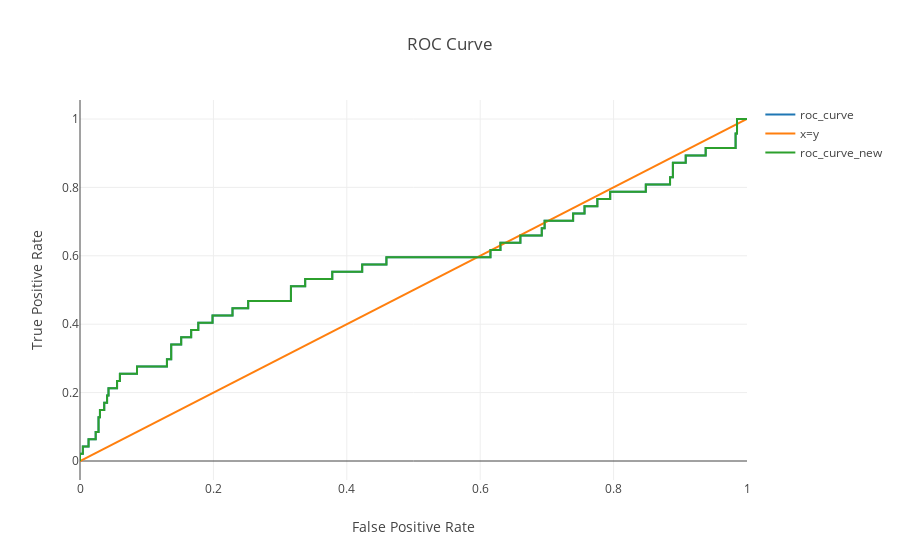

Notebook cell for this chart:
### Code cell
data2 = go.Scatter(
        x = fpr,
        y = tpr,
        mode = "lines",
        name = "roc_curve",
)

data3 = go.Scatter(
        x = [0, 1],
        y = [0, 1],
        mode = 'lines',
        name = 'x=y' 
)

data4 = go.Scatter(
        x = new_fprs,
        y = new_tprs,
        mode = "lines",
        name = "roc_curve_new",
)

layout = dict(
    xaxis=dict(
        title='False Positive Rate'
    ),
    yaxis=dict(
        title='True Positive Rate'
    ),
    title="ROC Curve"
    
)
fig = go.Figure(data=[data2, data3,data4], layout=layout)
iplot(fig)

### Figure 1 — Plotly figure (JSON) as saved in the notebook; plotly's stock layout.template omitted (floating-point values rounded to 4 significant figures; data arrays with more than 128 entries replaced by an {"elided": "..."} marker saying what was removed)
{"data": [{"mode": "lines", "name": "roc_curve", "type": "scatter", "uid": "cf4a3412-3b92-11e9-8470-acbc32846fd5", "x": [0, 0, 0.004274, 0.004274, 0.01282, 0.01282, 0.0235, 0.0235, 0.02778, 0.02778, 0.02991, 0.02991, 0.03632, 0.03632, 0.0406, 0.0406, 0.04274, 0.04274, 0.05556, 0.05556, 0.05983, 0.05983, 0.08547, 0.08547, 0.1303, 0.1303, 0.1368, 0.1368, 0.1517, 0.1517, 0.1667, 0.1667, 0.1774, 0.1774, 0.1987, 0.1987, 0.2286, 0.2286, 0.2521, 0.2521, 0.3162, 0.3162, 0.3376, 0.3376, 0.3782, 0.3782, 0.4231, 0.4231, 0.4594, 0.4594, 0.6154, 0.6154, 0.6303, 0.6303, 0.6603, 0.6603, 0.6923, 0.6923, 0.6966, 0.6966, 0.7393, 0.7393, 0.7564, 0.7564, 0.7756, 0.7756, 0.7949, 0.7949, 0.8483, 0.8483, 0.8846, 0.8846, 0.8889, 0.8889, 0.9081, 0.9081, 0.938, 0.938, 0.9829, 0.9829, 0.985, 0.985, 1], "y": [0, 0.02128, 0.02128, 0.04255, 0.04255, 0.06383, 0.06383, 0.08511, 0.08511, 0.1277, 0.1277, 0.1489, 0.1489, 0.1702, 0.1702, 0.1915, 0.1915, 0.2128, 0.2128, 0.234, 0.234, 0.2553, 0.2553, 0.2766, 0.2766, 0.2979, 0.2979, 0.3404, 0.3404, 0.3617, 0.3617, 0.383, 0.383, 0.4043, 0.4043, 0.4255, 0.4255, 0.4468, 0.4468, 0.4681, 0.4681, 0.5106, 0.5106, 0.5319, 0.5319, 0.5532, 0.5532, 0.5745, 0.5745, 0.5957, 0.5957, 0.617, 0.617, 0.6383, 0.6383, 0.6596, 0.6596, 0.6809, 0.6809, 0.7021, 0.7021, 0.7234, 0.7234, 0.7447, 0.7447, 0.766, 0.766, 0.7872, 0.7872, 0.8085, 0.8085, 0.8298, 0.8298, 0.8723, 0.8723, 0.8936, 0.8936, 0.9149, 0.9149, 0.9574, 0.9574, 1, 1]}, {"mode": "lines", "name": "x=y", "type": "scatter", "uid": "cf4a362e-3b92-11e9-8470-acbc32846fd5", "x": [0, 1], "y": [0, 1]}, {"mode": "lines", "name": "roc_curve_new", "type": "scatter", "uid": "cf4a3764-3b92-11e9-8470-acbc32846fd5", "x": {"elided": "517 float values"}, "y": {"elided": "517 float values"}}], "layout": {"title": "ROC Curve", "xaxis": {"title": "False Positive Rate"}, "yaxis": {"title": "True Positive Rate"}}}
